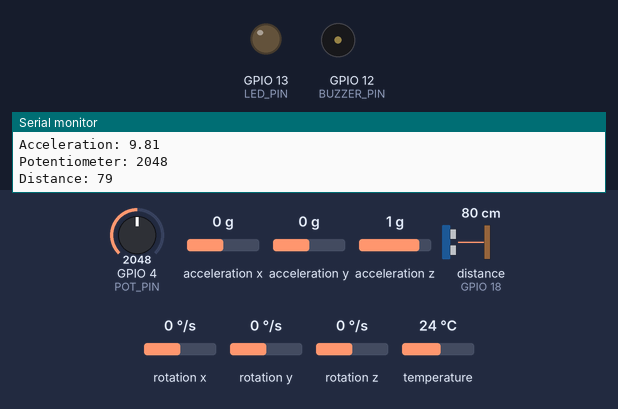
Bench run of a sketch on a simulated ESP32. Shown: output pins drawn as LEDs (lit = HIGH), buzzer (waves = sounding, pin HIGH), the last lines printed to the serial monitor. Wiring (inferred from the names in the program): ultrasonic range finder: trigger GPIO 5; echo GPIO 18. Dashed ring = blinking. Inputs (shaded band) come from the test bench; at power-on: distance to the obstacle (sensor on GPIO 18) 80 cm, GPIO 4 (POT_PIN) = 2048, acceleration x 0 g, acceleration y 0 g, acceleration z 1 g, rotation x 0 °/s, rotation y 0 °/s, rotation z 0 °/s, temperature 24 °C. The echo pulse lasts 58.3 µs per cm; WiFi joins after 1.5 s; servers stay silent unless stated; pins used as bus, display or sensor lines are not drawn.

Above: at 3.0 s.
3.1 s: distance to the obstacle (sensor on GPIO 18) set to 17 cm
4.6 s: distance to the obstacle (sensor on GPIO 18) set to 14 cm
At 5.8 s:
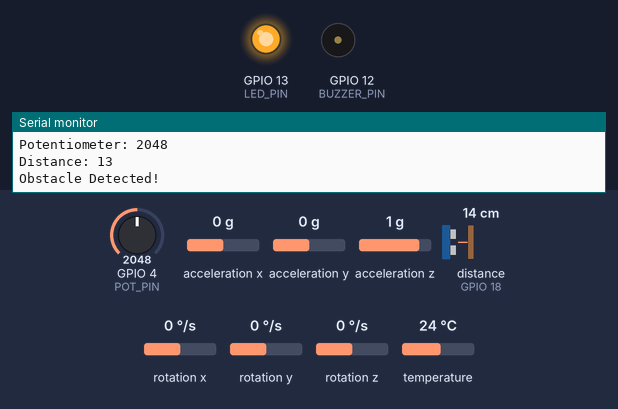
6.3 s: GPIO 4 (POT_PIN) set to 2938
7.8 s: GPIO 4 (POT_PIN) set to 3047
At 8.4 s:
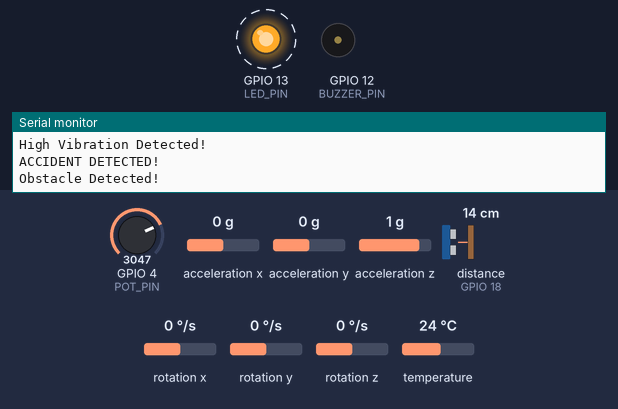
9.4 s: distance to the obstacle (sensor on GPIO 18) set to 21 cm
At 9.7 s:
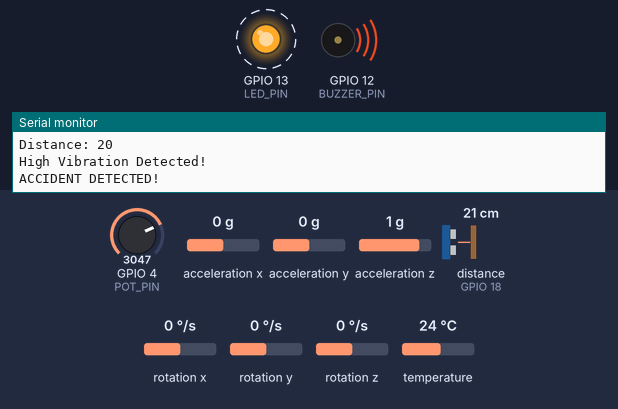
12.4 s: distance to the obstacle (sensor on GPIO 18) set to 2 cm
At 13.0 s:
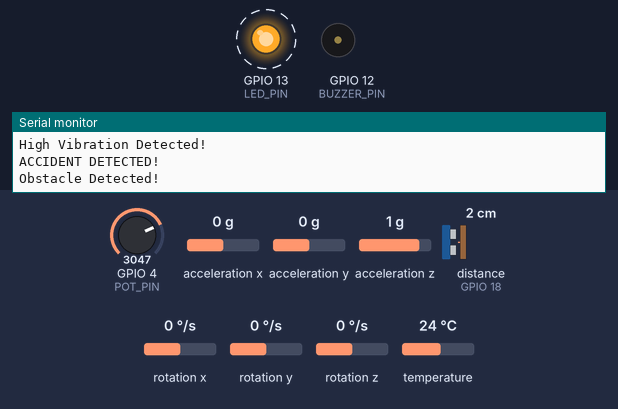
Timing chart, 0 to 15.0 s (numbered marks = the images above; inputs shaded):
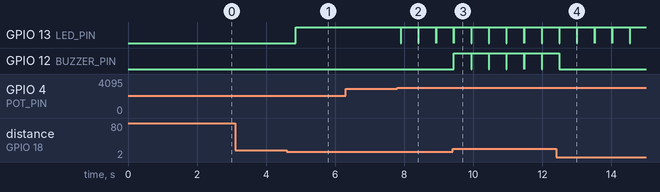

The sketch:

sketch_Wokwi.ino
```cpp
// =====================================================
// SMART ACCIDENT DETECTION SYSTEM (WOKWI + BLYNK)
// =====================================================

// ---------------- BLYNK ----------------

#define BLYNK_TEMPLATE_ID "TMPL6ehd7L1rc"
#define BLYNK_TEMPLATE_NAME "Smart Accident Detection System Wokwi"
#define BLYNK_AUTH_TOKEN "5kogfLZXxfkN5HIv9BE0RULBYQboLDYd"

#define BLYNK_PRINT Serial

#include <WiFi.h>
#include <BlynkSimpleEsp32.h>

// WiFi (Wokwi)
char ssid[] = "Wokwi-GUEST";
char pass[] = "";

// ---------------- LIBRARIES ----------------

#include <Wire.h>
#include <Adafruit_MPU6050.h>
#include <Adafruit_Sensor.h>

Adafruit_MPU6050 mpu;

// ---------------- PIN DEFINITIONS ----------------

// Ultrasonic Sensor
#define TRIG_PIN 5
#define ECHO_PIN 18

// Potentiometer
#define POT_PIN 4

// LED
#define LED_PIN 13

// Buzzer
#define BUZZER_PIN 12

// ---------------- VARIABLES ----------------

float ax, ay, az;

int potValue = 0;
long duration;
int distance;

// =====================================================

void setup() {

  Serial.begin(115200);

  // Blynk Start
  Blynk.begin(BLYNK_AUTH_TOKEN, ssid, pass);

  // MPU6050 Setup
  if (!mpu.begin()) {
    Serial.println("MPU6050 NOT FOUND!");
    while (1);
  }

  Serial.println("MPU6050 Connected!");

  // Ultrasonic Sensor
  pinMode(TRIG_PIN, OUTPUT);
  pinMode(ECHO_PIN, INPUT);

  // Output Devices
  pinMode(LED_PIN, OUTPUT);
  pinMode(BUZZER_PIN, OUTPUT);

  digitalWrite(LED_PIN, LOW);
  digitalWrite(BUZZER_PIN, LOW);

  Serial.println("System Started...");
}

// =====================================================

void loop() {

  Blynk.run();  // IMPORTANT

  // Turn OFF outputs initially
  digitalWrite(LED_PIN, LOW);
  digitalWrite(BUZZER_PIN, LOW);

  // ---------------- MPU6050 ----------------

  sensors_event_t a, g, temp;
  mpu.getEvent(&a, &g, &temp);

  ax = a.acceleration.x;
  ay = a.acceleration.y;
  az = a.acceleration.z;

  float totalAcceleration = sqrt(ax * ax + ay * ay + az * az);

  // ---------------- POTENTIOMETER ----------------

  potValue = analogRead(POT_PIN);

  // ---------------- ULTRASONIC SENSOR ----------------

  digitalWrite(TRIG_PIN, LOW);
  delayMicroseconds(2);

  digitalWrite(TRIG_PIN, HIGH);
  delayMicroseconds(10);

  digitalWrite(TRIG_PIN, LOW);

  duration = pulseIn(ECHO_PIN, HIGH);
  distance = duration * 0.034 / 2;

  // ---------------- SERIAL MONITOR ----------------

  Serial.println("------------------------");

  Serial.print("Acceleration: ");
  Serial.println(totalAcceleration);

  Serial.print("Potentiometer: ");
  Serial.println(potValue);

  Serial.print("Distance: ");
  Serial.println(distance);

  // ---------------- SEND DATA TO BLYNK ----------------

  Blynk.virtualWrite(V1, totalAcceleration); // MPU6050
  Blynk.virtualWrite(V2, distance);          // Ultrasonic
  Blynk.virtualWrite(V3, potValue);          // Potentiometer

  // ---------------- ACCIDENT LOGIC ----------------

  bool accident = false;

  if (potValue > 3000) {
    Serial.println("High Vibration Detected!");
    accident = true;
  }

  if (totalAcceleration > 18) {
    Serial.println("Sudden Movement Detected!");
    accident = true;
  }

  // ---------------- OUTPUT CONTROL ----------------

  if (accident) {

    Serial.println("ACCIDENT DETECTED!");

    digitalWrite(LED_PIN, HIGH);
    digitalWrite(BUZZER_PIN, HIGH);

    Blynk.virtualWrite(V0, "ACCIDENT DETECTED");

  } else {

    Blynk.virtualWrite(V0, "NORMAL");
  }

  // ---------------- OBSTACLE DETECTION ----------------

  if (distance < 15) {

    Serial.println("Obstacle Detected!");

    digitalWrite(LED_PIN, HIGH);
    digitalWrite(BUZZER_PIN, LOW);
  }

  delay(500);
}
```

Measured:
- the behaviour switches between 16 and 15 cm on distance to the obstacle (sensor on GPIO 18) (found by bisection; images 0 and 1)
- the behaviour switches between 3000 and 3001 on GPIO 4 (POT_PIN) (found by bisection; images 1 and 2)
- after the input at 4.6 s, GPIO 13 (LED_PIN): LOW → HIGH after 0.26 s
- after the input at 7.8 s, GPIO 13 (LED_PIN): alternates HIGH for 0.50 s and LOW for 0.01 s, starting after 0.10 s
- after the input at 9.4 s, GPIO 12 (BUZZER_PIN): alternates HIGH for 0.50 s and LOW for 0.01 s, starting at once
- after the input at 12.4 s, GPIO 12 (BUZZER_PIN): goes on until 12.5 s, then stays LOW
